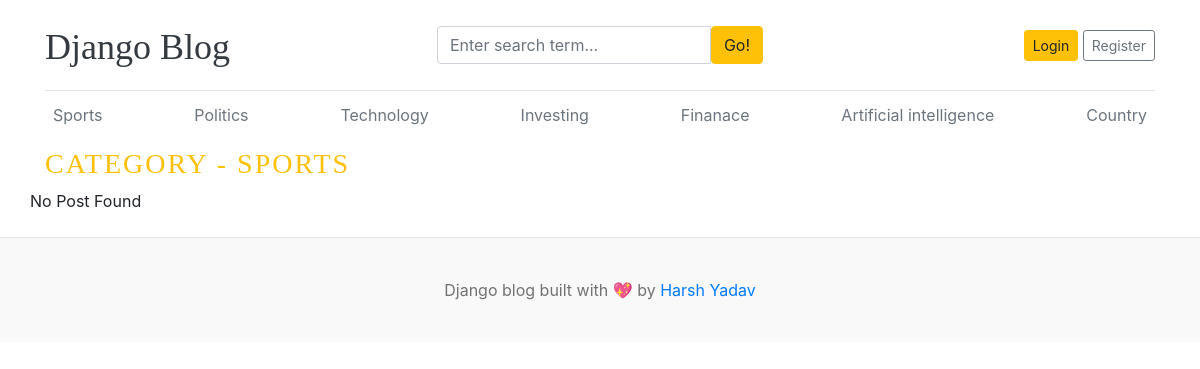
Page /category/1/ on the committed database.
### blogs/models.py (models this page shows)
class Category(models.Model):
  category_name = models.CharField(max_length=50, unique=True)
  created_at = models.DateTimeField(auto_now_add=True)
  updated_at = models.DateTimeField(auto_now=True)
  class Meta:
    verbose_name_plural = 'categories'
  def __str__(self):
    return self.category_name

### blogs/views.py (the view)
# urls.py: path('<int:category_id>/', views.posts_by_category, name='posts_by_category'),
def posts_by_category(request, category_id):
  posts = Blog.objects.filter(status = 'Published', category=category_id)
  category = get_object_or_404(Category, pk=category_id)
  context = {
    'posts':posts,
    'category':category,
  }
  return render(request, 'posts_by_category.html', context)

### blogs/context_processors.py (called while the page is built)
def get_categories(request):
    categories = Category.objects.all()
    return dict(categories=categories)

def get_social_links(request):
    social_link = SocialLink.objects.all()
    return dict(social_link=social_link)

### templates/posts_by_category.html (shortened to what this page needs)
{% extends 'base.html' %}
  {% block content %}
  <h3 class="text-uppercase text-warning" style="letter-spacing: 2px;">Category - {{ category }}</h3>
  <div class="row mb-2">
    {% if posts %}
    {% for post in posts %}
      <div class="col-md-6">
        <div class="card border-0" >
          <div class="card-body">
            <h3> <a href="{% url 'blogs' post.slug %}" class="text-dark"> {{ post.title }}</a></h3>
            <small class="mb-1 text-muted"> {{ post.created_at | timesince }} ago | {{ post.author }}</small>
            <p class="card-text">{{ post.short_description | truncatewords:10 }}</p>
          </div>
        </div>
      </div>
    {% endfor %}
    {% else %}
    <p>No Post Found</p>
    {% endif %}
  </div>
</div>
{% endblock %}

### templates/base.html (shortened to what this page needs)
{% load static %}
<!DOCTYPE html>
<html lang="en">
<head>
    <link href="https://getbootstrap.com/docs/4.0/dist/css/bootstrap.min.css" rel="stylesheet">
    <link href="{% static 'css/blog.css' %}" rel="stylesheet">
    <link rel="stylesheet" href="https://cdnjs.cloudflare.com/ajax/libs/font-awesome/4.7.0/css/font-awesome.min.css">
  </head>
<body>
    <div class="container">
      <header class="blog-header py-3">
        <div class="row flex-nowrap justify-content-between align-items-center">
          <div class="col-4 pt-1">
            <a class="blog-header-logo text-dark" href="/">Django Blog</a>
          </div>
          <div>
            <form action="{% url 'search' %}" method="GET">
              <div class="input-group">
                <input class="form-control" type="text" name="keyword" value="{{ keyword }}" placeholder="Enter search term..." aria-label="Enter search term..." aria-describedby="button-search" />
                <button type="submit" class="btn btn-warning" id="button-search" type="button">Go!</button>
              </div>
            </form>
          </div>
          <div class="col-4 d-flex justify-content-end align-items-center">
            {% if not user.is_authenticated %}
            <a class="btn btn-sm btn-warning" href="{% url 'login' %}">Login</a> &nbsp;
            <a class="btn btn-sm btn-outline-secondary" href="{% url 'register' %}">Register</a>
            {% else %}
            <span><a href="{% url 'dashboards' %}">Dashboard</a></span>
            &emsp;
            <span><a href="{% url 'logout' %}" class="btn btn-warning">Logout</a></span>
            {% endif %}
          </div>
        </div>
      </header>
      <div class="nav-scroller py-1 mb-2">
        <nav class="nav d-flex justify-content-between">
          {% for cat in categories %}
          <a class="p-2 text-muted" href="{% url 'posts_by_category' cat.id %}">{{ cat.category_name }}</a>
          {% endfor %}
        </nav>
      </div>
{% block content %}
{% endblock %}
<footer class="blog-footer">
  <p>Django blog built with 💖 by <a href="#">Harsh Yadav</a></p>
</footer>
</body>
</html>

### blog_main/static/css/blog.css (style rules this page uses)
.blog-header { border-bottom: 1px solid #e5e5e5; }
.blog-header-logo { font-family: "Playfair Display", Georgia, "Times New Roman", serif; font-size: 2.25rem; }
h1, h2, h3, h4, h5, h6 { font-family: "Playfair Display", Georgia, "Times New Roman", serif; }
.blog-footer { padding: 2.5rem 0; color: #727272; text-align: center; background-color: #f9f9f9; border-top: .05rem solid #e5e5e5; }
.blog-footer p:last-child { margin-bottom: 0; }

### rows in the picture
Category: category_name "Sports", category_name "SPORTS"
Category: category_name "Politics"
Category: category_name "Technology"
Category: category_name "Investing"
Category: category_name "Finanace"
Category: category_name "Artificial intelligence"
Category: category_name "Country"
